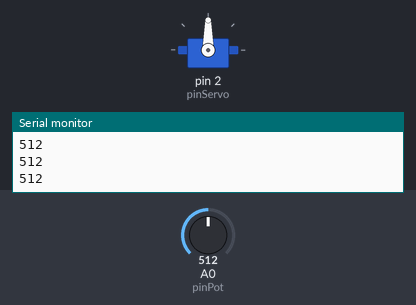
The sketch below on a simulated Arduino Uno, built with avr-gcc and run on an emulated ATmega328P. Parts: servo, the last lines printed to the serial monitor. The test bench sets the inputs (shaded band); at power-on: A0 (pinPot) = 512.

Above: at 1.2 s.
1.3 s: A0 (pinPot) set to 660
At 2.6 s:
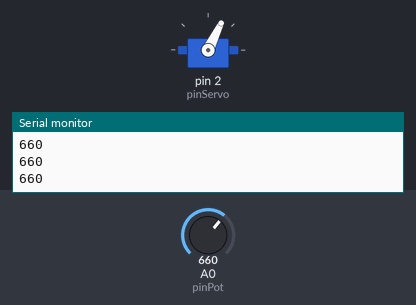
2.9 s: A0 (pinPot) set to 716
At 4.0 s:
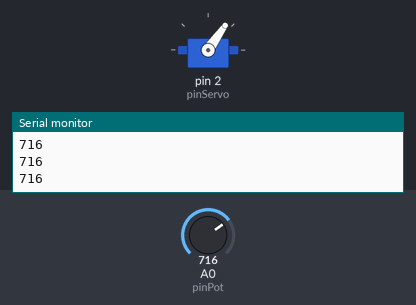
4.5 s: A0 (pinPot) set to 900
At 5.4 s:
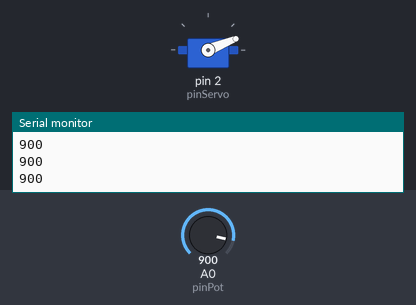
6.1 s: A0 (pinPot) set to 1023
At 6.8 s:
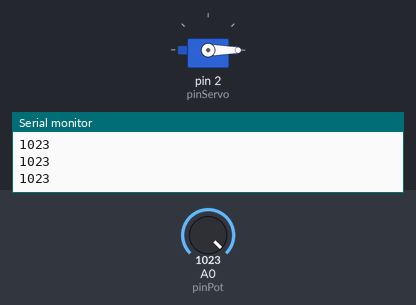
7.7 s: A0 (pinPot) set to 306
At 8.2 s:
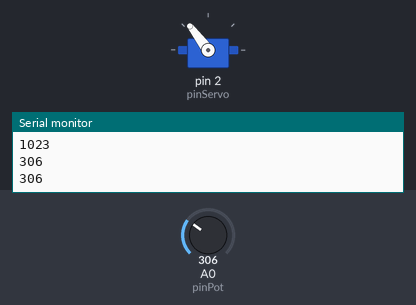
9.3 s: A0 (pinPot) set to 122
At 10.7 s:
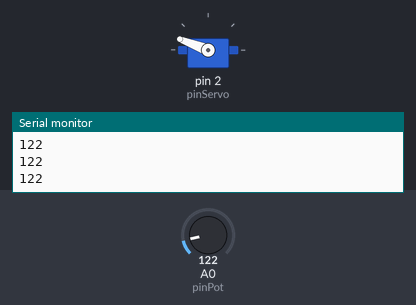
Timing chart, 0 to 11.9 s (numbered marks = the images above; inputs shaded):
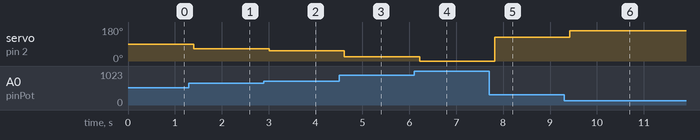

The sketch:

solo_mover_ser.ino
```cpp
#include <Servo.h>
Servo miServo;
const int pinPot = 0;
const int pinServo = 2;
const int pulsoMin = 650;
const int pulsoMax = 2550;

int valor;
int angulo;
int anguloac;
void setup() {
miServo.attach(pinServo,pulsoMin,pulsoMax);
  pinMode(pinPot, INPUT);
  Serial.begin(9600);


}

void loop() {

valor = analogRead(pinPot);
angulo = map(valor, 0,1023, 180, 0);
Serial.println(analogRead(pinPot));
anguloac=anguloac+angulo;

miServo.write(angulo);
delay(200);


}
```

Measured:
- after the input at 1.3 s, servo on pin 2 (pinServo): 90° → 64° after 0.10 s
- after the input at 2.9 s, servo on pin 2 (pinServo): 64° → 55° after 0.11 s
- after the input at 4.5 s, servo on pin 2 (pinServo): 55° → 22° after 0.11 s
- after the input at 6.1 s, servo on pin 2 (pinServo): 22° → 0° after 0.12 s
- after the input at 7.7 s, servo on pin 2 (pinServo): 0° → 127° after 0.12 s
- after the input at 9.3 s, servo on pin 2 (pinServo): 127° → 159° after 0.13 s
